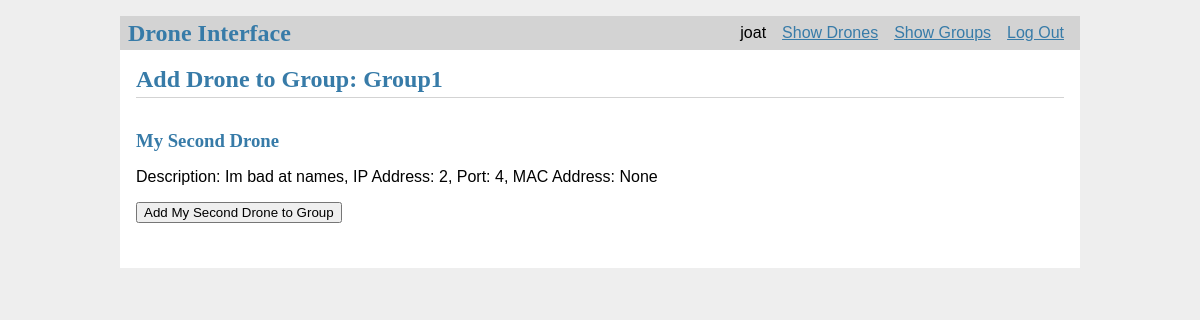
The app's page /auth/1/add_drone_to_group (signed in), older data.
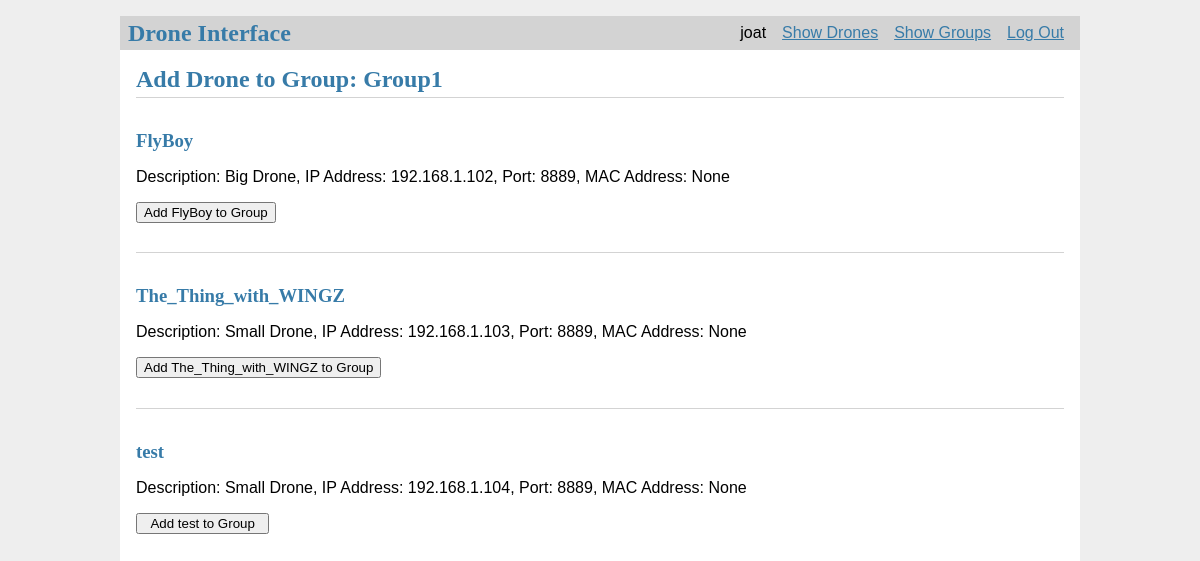
The same page, newer data.
### tables this page shows
CREATE TABLE drones (
  id INTEGER PRIMARY KEY AUTOINCREMENT,
  drone_name TEXT UNIQUE NOT NULL,
  description TEXT NOT NULL,
  ip_addr TEXT NOT NULL,
  port TEXT NOT NULL,
  mac_addr TEXT,
  owner_id INTEGER NOT NULL,
  group_id INTEGER,
  FOREIGN KEY (owner_id) REFERENCES user (id),
  FOREIGN KEY (group_id) REFERENCES groups (id)
);

### flaskr/auth.py (the view, shortened to what this page needs)
@bp.route('/<int:id>/add_drone_to_group', methods=('GET', 'POST'))
def add_drone_to_group(id):
    group_id = id
    group = get_group(id)
    user_id = session.get('user_id')
    drones_to_add = get_drones_not_in_group(user_id, group_id)
    return render_template('auth/add_drone_to_group.html', drones_to_group=drones_to_add, group=group)

### flaskr/auth.py (called while the page is built)
@bp.before_app_request
def load_logged_in_user():
    user_id = session.get('user_id')
    if user_id is None:
        g.user = None
    else:
        g.user = get_db().execute(
            'SELECT * FROM user WHERE id = ?', (user_id,)
        ).fetchone()

def get_group(id, check_author=True):
    group = get_db().execute(
        'SELECT id, group_name'
        ' FROM groups '
        ' WHERE id = ?', (id,)
    ).fetchone()
    if group is None:
        abort(404, f"Group id {id} doesn't exist.")
    return group

def get_drones_not_in_group(user_id, group_id, check_author=True):
    drones = get_db().execute(
        'SELECT p.id, drone_name, description, ip_addr, port, mac_addr, owner_id'
        ' FROM drones p JOIN user u ON p.owner_id = u.id'
        ' WHERE u.id = ? AND p.group_id != ?',
        (user_id, group_id,)
    ).fetchall()
    if drones is None:
        abort(404, f"Drone doesn't exist.")
    return drones

### flaskr/db.py (called while the page is built)
def get_db():
    if 'db' not in g:
        g.db = sqlite3.connect(
            current_app.config['DATABASE'],
            detect_types=sqlite3.PARSE_DECLTYPES
        )
        g.db.row_factory = sqlite3.Row
    return g.db

### flaskr/templates/auth/add_drone_to_group.html
{% extends 'base.html' %}
{% block header %}
  <h1>{% block title %}Add Drone to Group: {{ group['group_name'] }}{% endblock %}</h1>
{% endblock %}
{% block content %}
  {% for drone in drones_to_group %}
    <form method="post">
      <article class="drone">
        <header>
          <div>
            <h1>{{ drone['drone_name'] }}</h1>
          </div>
        </header>
        <p class="description">Description: {{ drone['description'] }},
          IP Address: {{ drone['ip_addr'] }}, Port: {{ drone['port'] }}, MAC Address: {{ drone['mac_addr'] }}</p>
        {% if g.user['id'] == drone['owner_id'] %}
          <input type="submit" name="add_button" value="Add {{ drone['drone_name'] }} to Group">
        {% endif %}
      </article>
    </form>
    {% if not loop.last %}
      <hr>
    {% endif %}
  {% endfor %}
{% endblock %}

Row changes from the older to the newer data that the page shows:
removed drones: drone_name "My Second Drone", description "Im bad at names", ip_addr "2", port "4", mac_addr "None", add_button "Add My Second Drone to Group"
now on this page (row edited): drones: drone_name "FlyBoy", description "Big Drone", ip_addr "192.168.1.102", port "8889", mac_addr "None", add_button "Add FlyBoy to Group"
now on this page (row edited): drones: drone_name "The_Thing_with_WINGZ", description "Small Drone", ip_addr "192.168.1.103", port "8889", mac_addr "None", add_button "Add The_Thing_with_WINGZ to Group"
now on this page (row edited): drones: drone_name "test", description "Small Drone", ip_addr "192.168.1.104", port "8889", mac_addr "None", add_button "Add test to Group"
